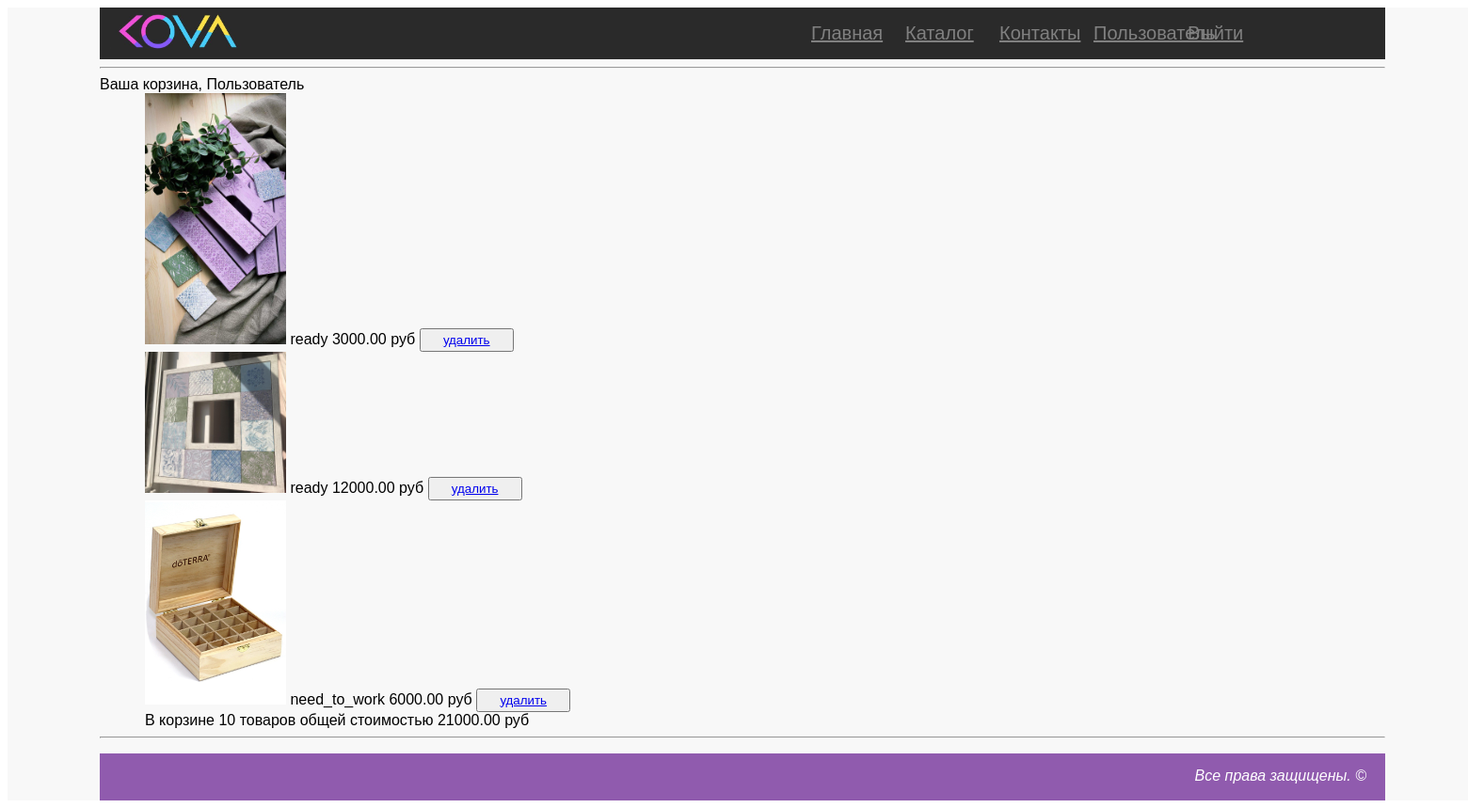
Before: /basket (signed in) with the older database file.
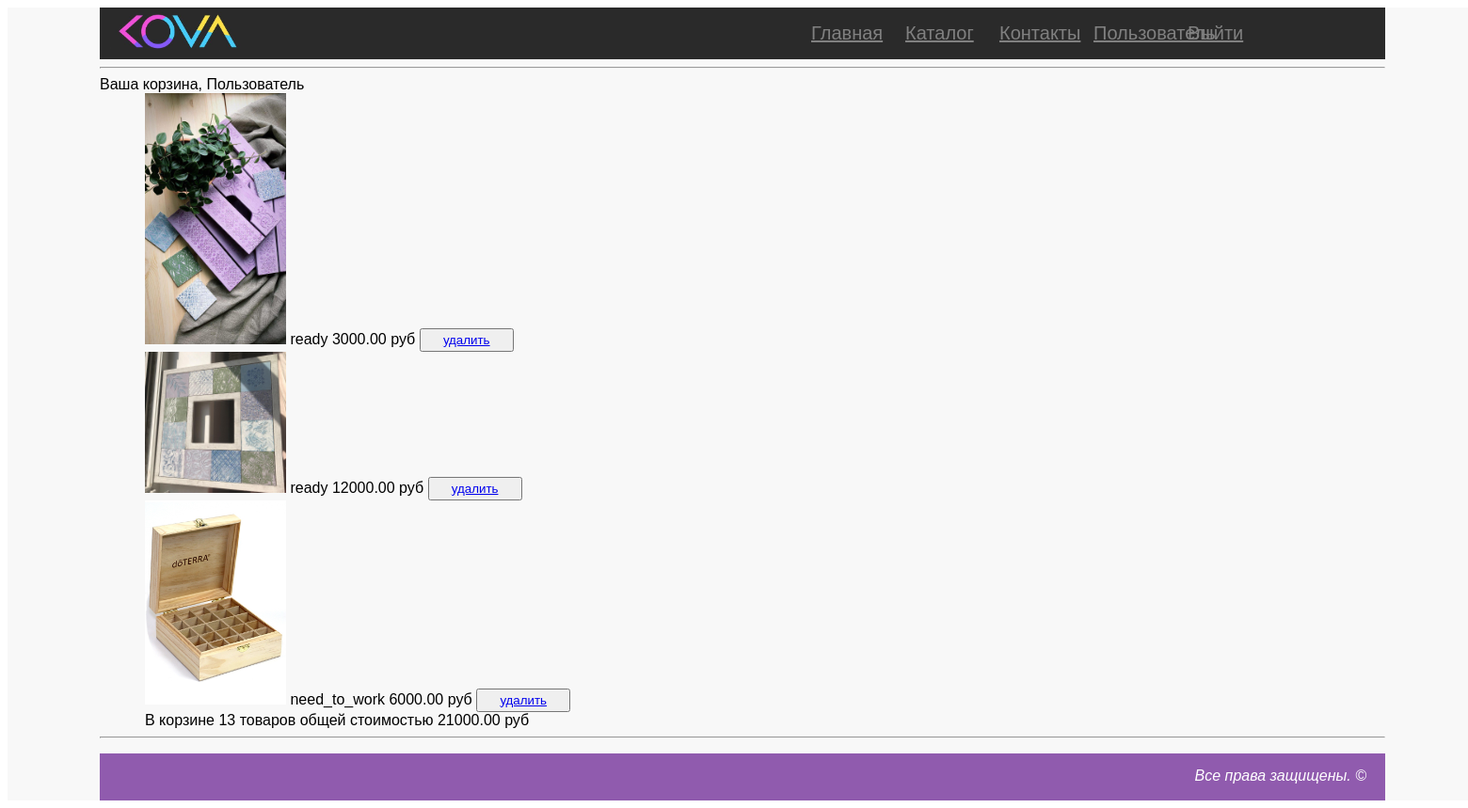
After: the same page with the newer database file.
### authapp/models.py (models this page shows)
class ShopUser(AbstractUser):
    avatar = models.ImageField(upload_to='users_avatars', blank=True)
    age = models.PositiveIntegerField(verbose_name = 'возраст')

### basketapp/models.py (models this page shows, shortened)
class Basket(models.Model):
    user = models.ForeignKey(settings.AUTH_USER_MODEL, on_delete=models.CASCADE)
    product = models.ForeignKey(Product, on_delete=models.CASCADE)
    quantity = models.PositiveIntegerField(verbose_name='Количество', default=0)
    add_datetime = models.DateTimeField(verbose_name='Время', auto_now_add=True)
    def _get_total_quantity(self):
        _items = Basket.objects.filter(user=self.user)
        _totalquantity = sum(list(map(lambda x: x.quantity, _items)))
        return _totalquantity
    total_quantity = property(_get_total_quantity)
    def _get_total_cost(self):
        _items = Basket.objects.filter(user=self.user)
        _totalcost = sum(list(map(lambda x: x.product.cost, _items)))
        return _totalcost
    total_cost = property(_get_total_cost)

### mainapp/models.py (models this page shows, shortened)
class Product(models.Model):
    PUBLICATED = 'PUB'
    PRIVATE = 'PRV'
    PUBLICATED_CHOICES = (
        (PUBLICATED, 'Publicated'),
        (PRIVATE, 'Private'),
    )
    category = models.ForeignKey(ProductCategory, on_delete=models.CASCADE)
    title = models.CharField(max_length=150)
    image = models.ImageField(blank=True, null=True)
    cost = models.DecimalField(max_digits=7, decimal_places=2)
    short_desc = models.CharField(verbose_name='краткое описание', max_length=200, blank=True)
    description = models.TextField(verbose_name='подбробное описание', blank=True)
    publicated = models.CharField(
        max_length=3,
        choices=PUBLICATED_CHOICES,
        default=PUBLICATED
    )
    created = models.DateTimeField(auto_now_add=True)
    modifield = models.DateTimeField(auto_now=True)

class ProductCategory(models.Model):
    name = models.CharField(verbose_name='имя', max_length=64, unique=True)
    description = models.TextField(verbose_name='описание', blank=True)

### basketapp/views.py (the view)
# urls.py: re_path(r'^basket', include('basketapp.urls', namespace='basket')),
def basket(request):
    title = 'Корзина'
    basket_items = Basket.objects.filter(user=request.user).order_by('product__category')
    content = {
        'title': title,
        'basket_items': basket_items,
    }
    return render(request, 'basketapp/basket.html', content)

### basketapp/templates/basketapp/basket.html (shortened to what this page needs)
{% extends 'basketapp/base.html' %}
{% load static %}
{% block page_content %}
    <div class="basket_list">
        {% for item in basket_items %}
            <div class="basket_record">
                <img src="/media/{{ item.product.image }}" alt="{{ item.product.short_desc }}" width="150">
                <span class="category_name">{{ item.product.category.name }} </span>
                <span class="product_cost">{{ item.product.cost }}&nbspруб </span>
                <button class="btn btn-round">
                    <a href="{% url 'basket:remove' item.pk %}" class="">
                        удалить
                    </a>
                </button>
            </div>
        {% endfor %}
        {% if basket_items %}
            <div class="basket_summary">
                В корзине {{ basket_items.0.total_quantity }} товаров общей стоимостью
                                {{ basket_items.0.total_cost }} руб
            </div>
        {% endif %}
    </div>
{% endblock %}

### basketapp/templates/basketapp/base.html (shortened to what this page needs)
{% load static %}
<!DOCTYPE html>
<html>
<head>
    <link rel="stylesheet" type="text/css" media="screen" href=" {% static 'css/main.css' %}" />
</head>
<body>
    <div class="container">
        <div class="header">
            <div class="logo">
            <a href="/"><img src="{% static 'img/logo.jpg' %}" alt="KoVa"></a>
            </div>
            {% include 'includes/menu.html' %}
        </div>
        <hr>
        <div class="basket_container">
            <div class="h2 text-center head">
                Ваша корзина,
                {% if user.first_name %}
                    {{ user.first_name|title }}
                {% else %}
                    Пользователь
                {% endif %}
            </div>
        </div>
        <div class="main_area">
            {% block page_content %}{% endblock %}
        </div>
        <hr>
        <div class="footer">
            <p><i>Все права защищены. &copy;</i></p>
        </div>
    </div>
</body>
</html>

### mainapp/templates/includes/menu.html (shortened to what this page needs)
<ul class="menu">
    <li><a href="/">Главная</a></li>
    <li><a href="{% url 'catalog' %}">Каталог</a></li>
    <li><a href="{% url 'contacts' %}">Контакты</a></li>
    {% if user.is_authenticated %}
        <li>
            <a href="{% url 'auth:edit' %}">
                {{ user.first_name|default:'Пользователь' }}
            </a>
        </li>
    {% endif %}
        <li>
            {% if user.is_authenticated %}
                <a href="{% url 'auth:logout' %}">Выйти</a>
            {% else %}
                <a href="{% url 'auth:login' %}">Войти</a>
            {% endif %}
        </li>
    <li>
    </li>
</ul>

### mainapp/static/css/main.css (style rules this page uses)
.container { width: 1366px; margin: 0 auto; background-color: #f8f8f8; font-family: sans-serif; padding-left: 98px; padding-right: 98px; }
.header { display: flex; background-color: #2a2a2a; height: 5%; justify-content: space-between; }
.logo img { height: 50px; padding-left:10px; }
.menu { list-style-type: none; display: flex; position: relative; right: 10px; }
.menu li { border: 1px #eaeaea; width: 100px; display: flex; }
.menu a { color: grey; font-size: 20px; }
button { width: 100px; height: 25px; }
.main_area { padding-left: 48px; padding-right: 48px; }
.footer { background-color: #905BAE; height: 50px; width: 100%; color: white; position: relative; text-align: right; }
.footer p { padding-top: 15px; padding-right: 20px; }

Changed rows visible on the page:
changed Basket (number 1 of 3 on the later page): user+quantity "10" → "13"
